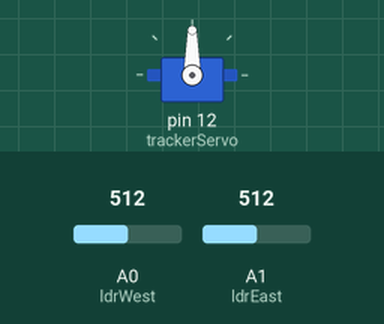
Bench run of a sketch on a simulated Arduino Uno, built with avr-gcc and run on an emulated ATmega328P. On the bench: servo. The test bench sets the inputs (shaded band); at power-on: A0 (ldrWest) = 512, A1 (ldrEast) = 512.

Above: at 1.2 s.
1.3 s: A0 (ldrWest) set to 716
At 1.87 s:
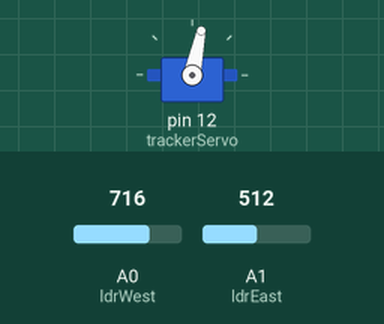
4.3 s: A1 (ldrEast) set to 703
5.8 s: A1 (ldrEast) set to 723
At 5.99 s:
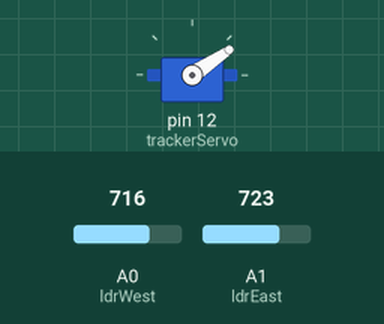
8.8 s: A1 (ldrEast) set to 716
At 8.8 s:
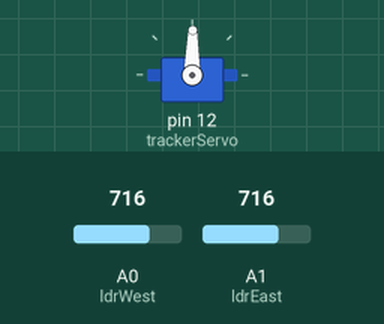
10.3 s: A0 (ldrWest) set to 511
At 14.1 s:
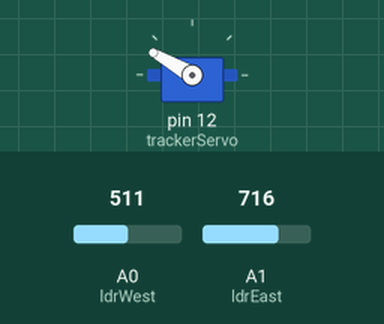
Timing chart, 0 to 14.3 s (numbered marks = the images above; inputs shaded):
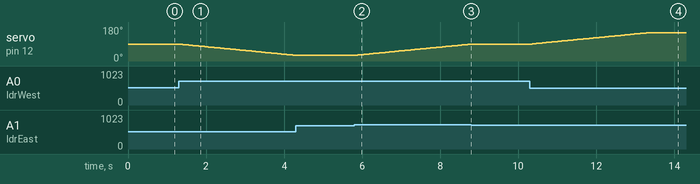

Measured:
- the behaviour switches between 716 and 717 on A1 (ldrEast) (found by bisection; images 1 and 2)
- after the input at 1.3 s, servo on pin 12 (trackerServo): moves from 90° to 30° over 3.0 s, starting at once
- after the input at 4.3 s, every drawn part: stays the same
- after the input at 5.8 s, servo on pin 12 (trackerServo): moves from 30° to 89° over 2.9 s, starting at once
- after the input at 8.8 s, servo on pin 12 (trackerServo): stays 89° (without the input it goes to 90° after 0.00 s)
- after the input at 10.3 s, servo on pin 12 (trackerServo): moves from 89° to 150° over 3.0 s, starting at once

The sketch:

AUTOMATIC_SOLAR_TRACKING_CODE.ino
```cpp
#include <Servo.h> // Include Servo Library

// Define pins for LDRs and Servo
#define ldrEast A1
#define ldrWest A0
Servo trackerServo;

// Variables
int pos = 90; // Initial position (middle)
int tolerance = 0; // Sensitivity tolerance

void setup() {
  trackerServo.attach(12); // Servo attached to pin 12
  trackerServo.write(pos);
  delay(50); // Allow time for movement
}

void loop() {
  int valEast = analogRead(ldrEast); // Read East LDR
  int valWest = analogRead(ldrWest); // Read West LDR

  // Calculate difference
  if ((abs(valEast - valWest) <= tolerance)) {
    // If difference is within tolerance, do nothing
  } else {
    if (valEast > valWest) {
      pos = pos + 1; // Move toward East
    } else {
      pos = pos - 1; // Move toward West
    }
  }

  // Limit servo range
  if (pos > 150) pos = 150;
  if (pos < 30) pos = 30;

  trackerServo.write(pos); // Write new position
  delay(50); // Speed control
}
```
